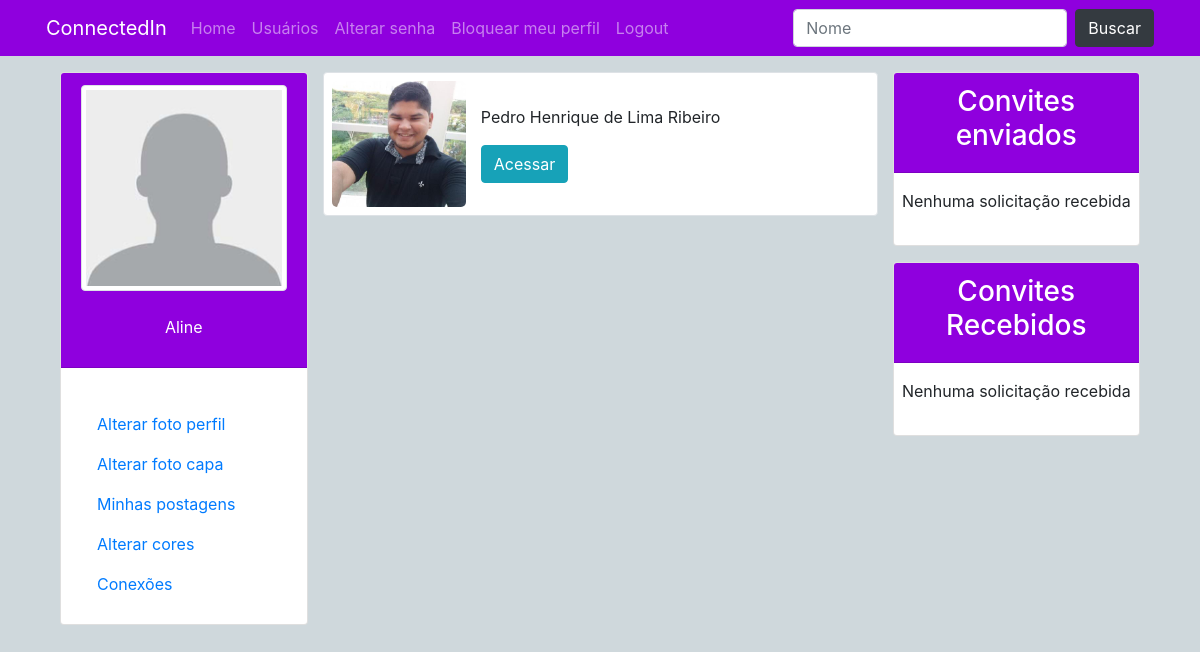
The app's page /conexoes/ (signed in) with its own data.
### perfis/models.py (models this page shows, shortened)
class Perfil(models.Model):
    nome = models.CharField(max_length=255, null=False)
    telefone = models.CharField(max_length=15, null= False)
    nome_empresa = models.CharField(max_length=255, null=False)
    imagem_perfil = models.ImageField(null=True, blank=True, upload_to='uploads/fotoperfil/')
    imagem_capa = models.ImageField(null=True, blank=True, upload_to='uploads/fotocapa/')
    cor = models.CharField(max_length=10, default='#455A64')
    contatos = models.ManyToManyField('self')
    usuario = models.OneToOneField(User, related_name='perfil', on_delete=models.CASCADE)

### perfis/views.py (the view)
# urls.py: path('conexoes/', views.conexoes, name='conexoes'),
@login_required(login_url='login')
def conexoes(request):
    dados = {}
    dados['perfil_logado'] = request.user.perfil
    dados['encontrados'] = dados['perfil_logado'].contatos.all()
    return render(request, 'buscarusuario.html', dados)

### perfis/templates/buscarusuario.html (shortened to what this page needs)
{% extends 'base.html' %}
{% load static %}
{% block main %}
<div>
    {% if encontrados %}
    <ul class="list-group full-w">
        {% for encontrado in encontrados %}
        {% if encontrado.id != user.perfil.id %}
        {% if encontrado in user.perfil.contatos.all %}
        <div class="row border rounded mb-3 py-2 px-2 bg-white">
            <div class="col col-md-3 py-5"
                style="background:  {% if encontrado.imagem_perfil %} url('/media/{{ encontrado.imagem_perfil }}') {% else %} url('{% static 'media/img/user.png' %}') {% endif %} ;
                        background-position: center;
                        background-size: cover;
                        border-radius: 5px;"></div>
            <div class="col col-md-9 bg-white py-4">
                <p>{{ encontrado.nome }}</p>
                <div>
                    <a href="{% url 'exibir' encontrado.id %}" class="btn btn-info">Acessar</a>
                </div>
            </div>
        </div>
        {% endif %}
        {% endif %}
        {% endfor %}
    </ul>
    {% else %}
    <div class="full-w alert alert-warning text-center">
        <h2>Nenhum resultado encontrado</h2>
    </div>
    {% endif %}
</div>
{% endblock %}

### perfis/templates/base.html (shortened to what this page needs)
{% load static %}
<!DOCTYPE html>
<html lang="pt-br">
<head>
    <link rel="stylesheet" href="https://stackpath.bootstrapcdn.com/bootstrap/4.3.1/css/bootstrap.min.css"
>
    <link rel="stylesheet" href="{% static '/css/estilo.css' %}">
</head>
<body style="{% if perfil_logado.imagem_capa %} background: url('/media/{{ perfil_logado.imagem_capa }}'); {% else %} background: #CFD8DC; {% endif %}
                background-repeat: no-repeat;
                background-size: cover;
                background-position: center;
                background-attachment: fixed;">
    <div class="navbar-dark" style="background: {{ perfil_logado.cor }};">
        <nav class="navbar container navbar-expand-lg">
            <a class="navbar-brand" href="/">ConnectedIn</a>
            <div class="collapse navbar-collapse" id="navbarSupportedContent">
                <ul class="navbar-nav mr-auto">
                    <li class="nav-item">
                        <a class="nav-link" href="/">Home</a>
                    </li>
                    <li class="nav-item">
                        <a class="nav-link" href="{% url 'buscar_usuario' %}">Usuários</a>
                    </li>
                    <li class="nav-item">
                        <a class="nav-link" href="{% url 'alterar_senha' %}">Alterar senha</a>
                    </li>
                    <li class="nav-item">
                        <a class="nav-link" href="{% url 'bloquear_meu_user' %}">Bloquear meu perfil</a>
                    </li>
                    <li class="nav-item">
                        <a class="nav-link" href="{% url 'deslogar' %}">Logout</a>
                    </li>
                </ul>
                <form method="POST" action="{% url 'buscar_usuario' %}" class="form-inline my-2 my-lg-0">
                    <input class="form-control mr-sm-2" type="search" name="busca" placeholder="Nome">
                    <button class="btn btn-dark my-2 my-sm-0" type="submit">Buscar</button>
                </form>
            </div>
        </nav>
    </div>
    <main class="mx-0 index">
        <div class="row container">
            <section class="col col-sm-12 col-md-3 py-3 opcoes-do-usuario">
                <div class="card">
                    <div class="card-header center-center" style="background: {{ perfil_logado.cor }};"
                        data-toggle="tooltip" data-placement="bottom" title="Alterar foto do perfil">
                        <img src="{% if perfil_logado.imagem_perfil %} /media/{{ perfil_logado.imagem_perfil }}
                        {% else %} {% static 'media/img/user.png' %} {% endif %}" alt="Usuário" width="100%"
                            class="img-fluid img-thumbnail"><br>
                        <p class="text-white">{{ perfil_logado.nome }}</p>
                    </div>
                    <div class="card-body">
                        <ul class="nav flex-column mt-3">
                            <li class="nav-item"> <a class="nav-link" href="" data-toggle="modal"
                                    data-target="#alterarFotoPerfil">Alterar foto perfil</a> </li>
                            <li class="nav-item"> <a class="nav-link" href="" data-toggle="modal"
                                    data-target="#alterarFotoCapa">Alterar foto capa</a> </li>
                            <li class="nav-item">
                                <a class="nav-link" href="{% url 'minhas_postagens' %}">Minhas postagens</a>
                            </li>
                            <li class="nav-item"> <a class="nav-link" href="" data-toggle="modal"
                                    data-target="#alterarCorPerfil">Alterar cores</a> </li>
                            <li class="nav-item"> <a class="nav-link" href="{% url 'conexoes' %}">Conexões</a> </li>
                        </ul>
                    </div>
                </div>
            </section>
            <div class="timeline col col-sm-12 col-md-6 mt-3">
                {% block main %}
                {% endblock %}
            </div>
            <aside class="col col-sm-12 col-md-3 py-3">
                <div class="bg-white card">
                    <div class="card-header text-white" style="background: {{ perfil_logado.cor }};">
                        <h3 class="text-center">Convites enviados</h3>
                    </div>
                    <div class="card-body px-0 py-0">
                        {% if perfil_logado.convites_feitos.all %}
                        <ul class="list-group">
                            <p class="text-center px-1 pt-3">
                                você possui {{ perfil_logado.convites_feitos.count }}
                                convite{{ perfil_logado.convites_feitos.count|pluralize }}
                            </p>
                            {% for convite in perfil_logado.convites_feitos.all %}
                            <li class="list-group-item text-center">{{ convite.convidado.nome }} <br>
                                <a href="{% url 'rejeitar' convite.id %}"
                                    class="float-center btn btn-danger full-w">cancelar</a></li>
                            {% endfor %}
                        </ul>
                        <a href="#" class="btn btn-light full-w"">Ver todos</a>
                            {% else %}
                            <p class=" px-2 py-3 text-center">Nenhuma solicitação recebida</p>
                            {% endif %}
                    </div>
                </div>
                <div class="mt-3 card bg-white">
                    <div class="card-header text-white" style="background: {{ perfil_logado.cor }};">
                        <h3 class="text-center">Convites Recebidos</h3>
                    </div>
                    <div class="card-body px-0 py-0">
                        {% if perfil_logado.convites_recebidos.all %}
                        <ul class="list-group list-group-flush bg-light">
                            <p class="text-center px-1 pt-3">
                                Você possui
                                {{ perfil_logado.convites_recebidos.count }}
                                convite{{ perfil_logado.convites_recebidos.count|pluralize }}
                            </p>
                            {% for convite in perfil_logado.convites_recebidos.all %}
                            <a class="list-group-item list-group-item-action list-group-item-light full-w text-center" href="{% url 'exibir' convite.solicitante.id %}">
                                {{ convite.solicitante.nome }}
                            </a>
                            <li class="list-group-item full-w text-center mb-1">
                                <a href="/perfil/{{ convite.id }}/aceitar"
                                    class="float-center btn btn-success">Aceitar</a> <a
                                    href="/perfil/{{ convite.id }}/rejeitar"
                                    class="float-center btn btn-danger">Rejeitar</a>
                            </li>
                            {% endfor %}
                        </ul>
                        <a href="#" class="btn btn-light full-w">Ver todos</a>
                        {% else %}
                        <p class="px-2 py-3 text-center">Nenhuma solicitação recebida</p>
                        {% endif %}
                    </div>
                </div>
            </aside>
        </div>
    </main>
</body>
</html>

### perfis/static/css/estilo.css (style rules this page uses)
html, body { height: 100%; }
main.index { min-height: calc(100% - 56px); display: flex; flex-direction: row; justify-content: center; }
.timeline { height: 100%; }
.opcoes-do-usuario { display: flex; flex-direction: column; justify-content: flex-start; align-items: center; }
.center-center { display: flex; flex-direction: column; justify-content: center; align-items: center; }
.full-w { width: 100%; }

### records on screen
Perfil: nome "Aline"
Perfil: imagem_perfil (picture), nome "Pedro Henrique de Lima Ribeiro"
